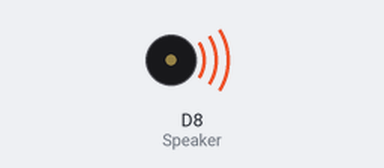
Bench run of a sketch on a simulated ESP8266 (NodeMCU). On the bench: buzzer (waves = sounding, pin HIGH).

Above: at 0.05 s.
Timing chart, 0 to 3.0 s (numbered marks = the images above):
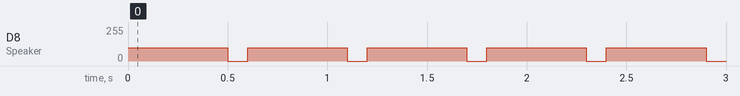

Measured:
- by itself, D8 (Speaker): alternates 100/255 for 0.50 s and 0/255 for 0.10 s

The sketch:

9-9-Act6.ino
```cpp
#define Speaker D8

#define G 384
#define A 427
#define C 256
#define B 480
#define D 288
#define E 320
#define F 341
#define CC 512
#define Bb 466

void play(int val){
  analogWrite(Speaker, 100);
  analogWriteFreq(val);
  delay(500);
  analogWrite(Speaker, 0);
  delay(100);
}

void setup() {

}

void loop() {
  play(C);
  play(C);
  play(D);
  play(C);
  play(F);
  play(E);
  play(C);
  play(C);
  play(D);
  play(C);
  play(G);
  play(F);
  play(C);
  play(C);
  play(CC);
  play(A);
  play(G);
  play(E);
  play(D);
  play(Bb);
  play(Bb);
  play(A);
  play(F);
  play(G);
  play(F);
}
```
